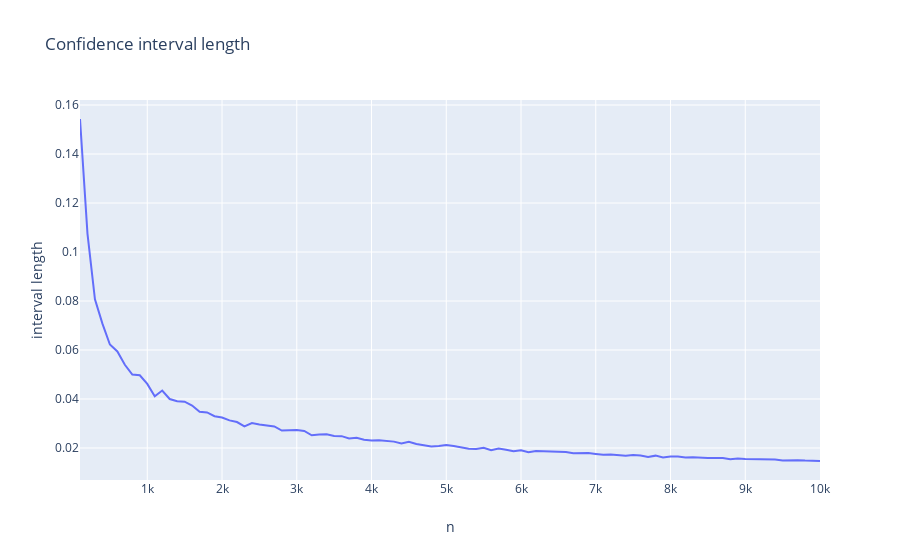

Notebook cell for this chart:
### Code cell
traces = []
traces.append(go.Scatter(x=n_samples, y=interval_length))
fig = go.Figure(data=traces, layout=go.Layout(title='Confidence interval length',
                                              xaxis={'title':'n'},
                                              yaxis={'title': 'interval length'}))
iplot(fig)
